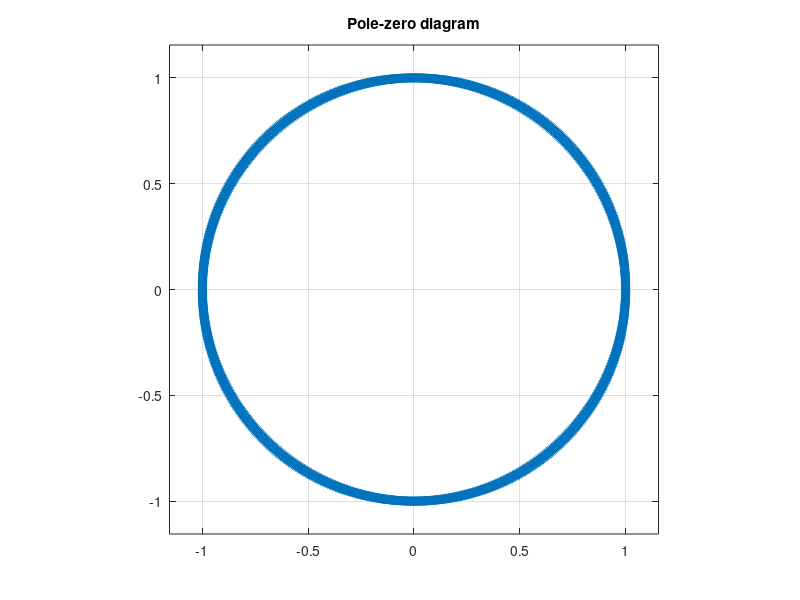
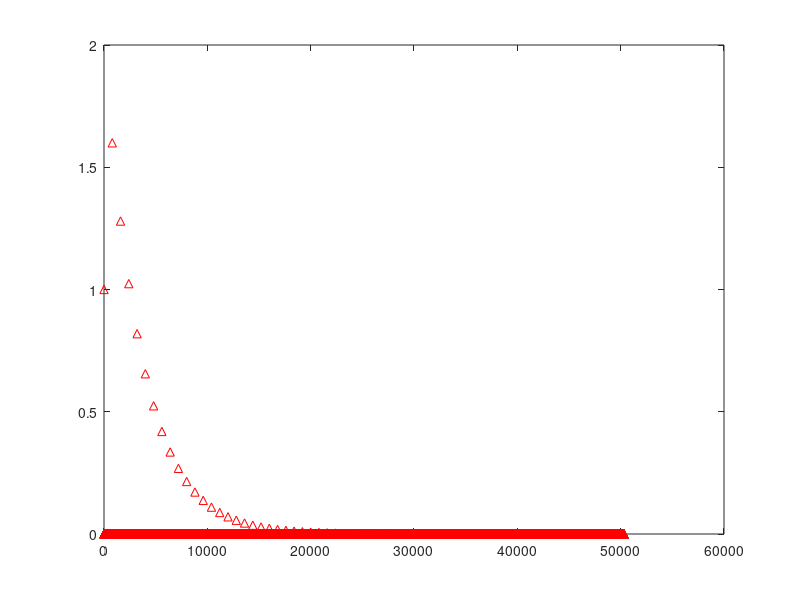

These charts were generated, in order, by the following MATLAB code:

%[x, Fs] = audioread('author.wav');

%N = length(x);
%n = 1:N;
%t = n/Fs;

%a = zeros(1, 801);
%a(1) = 1.0;
%b = zeros(1, 801);
%b(1) = 1.0;
%b(801) = 0.8;
% sound(x, Fs);


N= 800;

a=[1 zeros(1,N-1) -0.8];
b = zeros(1, 801);
b(1) = 1.0;
b(801) = 0.8;




%% Make filter
% band-pass filter

%[b, a] = butter(2, [500 1000]*2/Fs)




L = 150;
imp = [1 zeros(1, L)];
h = filter(b, a, imp);

figure(2)
clf
stem(0:L, h)
xlabel('Discrete time (n)')
title('Impulse response')

%% Pole-zero diagram

figure(1)
clf
zplane(b, a)
title('Pole-zero diagram')



%%

%impulse response
figure(2);
impz(b,a);
